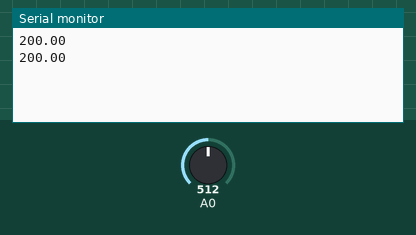
Simulated run of this sketch. Board: Arduino Uno, built with avr-gcc and run on an emulated ATmega328P. On the bench: the last lines printed to the serial monitor. The test bench sets the inputs (shaded band); at power-on: A0 = 512.

Above: at 1.8 s.
1.9 s: A0 set to 716
At 2.5 s:
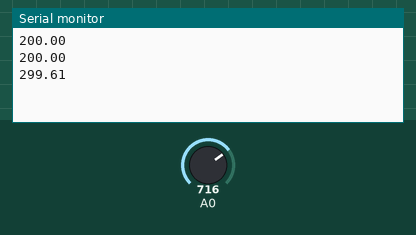
3.4 s: A0 set to 900
At 4.8 s:
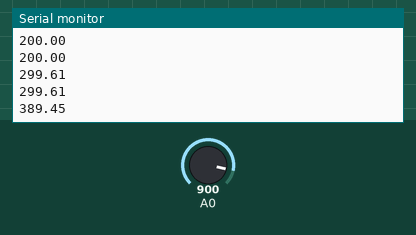
Timing chart, 0 to 6.4 s (numbered marks = the images above; inputs shaded):
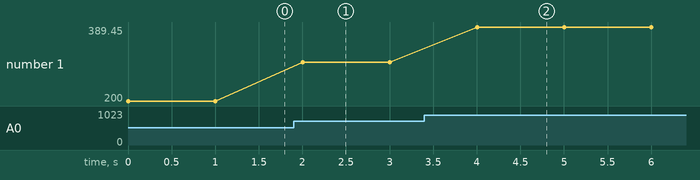

The sketch:

SER_Temperature_MCP9701_UNO_3.ino
```cpp
//SER_Temperature_MCP9701_UNO_3


//インクルド
#include <Arduino.h>
#include "Temperature_MCP9701_MCP9700.h"


//初期化処理
void setup()
{

  //シリアルの初期化
  Serial.begin(9600);

} //setup


//メインループ
void loop()
{

  //センサーの値を読み込む
  //int Sensor = analogRead(A0); // センサーの読み取り値
  //温度の表示
  //float Voltage = Sensor * ( 5.0 / 1024.0 );
  //float Temperature = Temperature_MCP9701(Voltage);
  //Serial.println(Temperature);

  //温度の表示
  Serial.println(Temperature_MCP9700_A0());

  //1秒の待ち
  delay(1000);

} //loop
```

Temperature_MCP9701_MCP9700.h
```cpp
// Temperature_MCP9701_MCP9700.h
//
// ex 3.3V analogReadResolution(12);
//         float Sensor = analogRead(A2);
//         float Voltage = Sensor * ( 3.3 / 4096.0 );
//         float Temperature = Temperature_MCP9701(Voltage);
//
float Temperature_MCP9701(float Voltage){

  return((Voltage - 0.4) * (1.0 / 0.0195));

}//Temperature_MCP9701


float Temperature_MCP9700(float Voltage){

  return((Voltage - 0.5) * (1.0 / 0.01));

}//Temperature_MCP9700


#define Temperature_MCP9701_A0() Temperature_MCP9701(analogRead(A0)*(5.0/1024.0))
#define Temperature_MCP9701_A1() Temperature_MCP9701(analogRead(A1)*(5.0/1024.0))
#define Temperature_MCP9701_A2() Temperature_MCP9701(analogRead(A2)*(5.0/1024.0))
#define Temperature_MCP9701_A3() Temperature_MCP9701(analogRead(A3)*(5.0/1024.0))
#define Temperature_MCP9701_A4() Temperature_MCP9701(analogRead(A4)*(5.0/1024.0))
#define Temperature_MCP9701_A5() Temperature_MCP9701(analogRead(A5)*(5.0/1024.0))

#define Temperature_MCP9700_A0() Temperature_MCP9700(analogRead(A0)*(5.0/1024.0))
#define Temperature_MCP9700_A1() Temperature_MCP9700(analogRead(A1)*(5.0/1024.0))
#define Temperature_MCP9700_A2() Temperature_MCP9700(analogRead(A2)*(5.0/1024.0))
#define Temperature_MCP9700_A3() Temperature_MCP9700(analogRead(A3)*(5.0/1024.0))
#define Temperature_MCP9700_A4() Temperature_MCP9700(analogRead(A4)*(5.0/1024.0))
#define Temperature_MCP9700_A5() Temperature_MCP9700(analogRead(A5)*(5.0/1024.0))
```

Measured:
- after the input at 1.9 s, the serial monitor: prints a new line after 0.10 s (image 1)
- after the input at 3.4 s, the serial monitor: prints a new line after 0.60 s (image 2)
- plotted number 1: 200 → 299.61 after the input at 1.9 s, 299.61 → 389.45 after the input at 3.4 s
